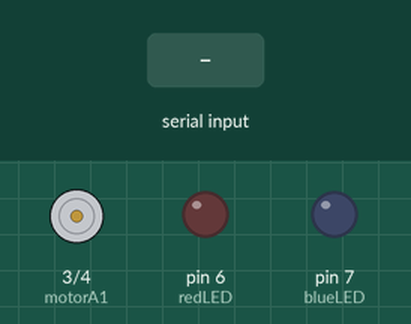
Recording of a sketch running on a simulated Arduino Uno, built with avr-gcc and run on an emulated ATmega328P. On the bench: motor-driver pin pairs drawn as motors (green arrow = first pin HIGH = forward, orange = second pin HIGH = backward, longer = more drive, scaled by the enable pin), output pins drawn as LEDs (lit = HIGH). The inputs (shaded band) are chosen by the test bench.

Above: at 1.2 s.
1.3 s: "90,45\n" received over the second serial link
3.8 s: "30,150\n" received over the second serial link
6.3 s: "F90\n" received over the second serial link
At 8.0 s:
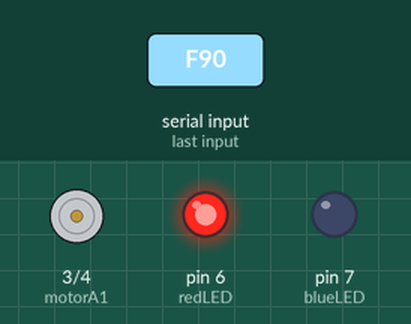
8.7 s: "F,45\n" received over the second serial link
At 9.1 s:
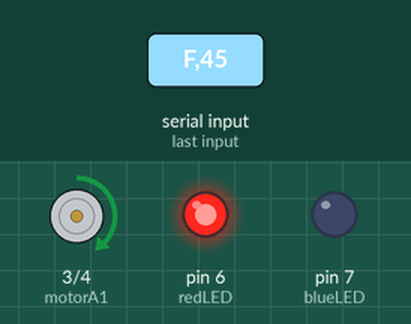
11.1 s: "B90\n" received over the second serial link
At 12.8 s:
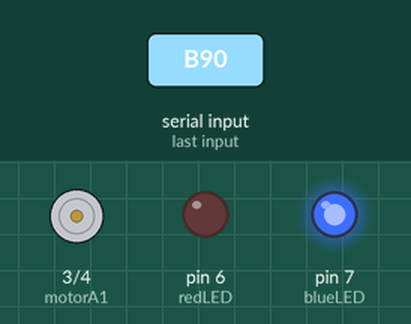
13.5 s: "B,45\n" received over the second serial link
At 13.9 s:
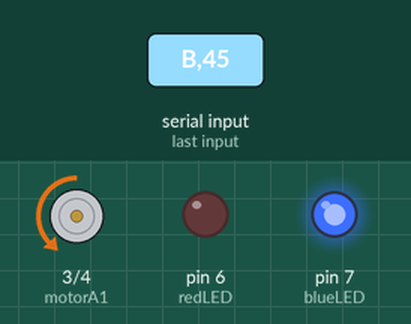
Timing chart, 0 to 16.5 s (numbered marks = the images above; inputs shaded):
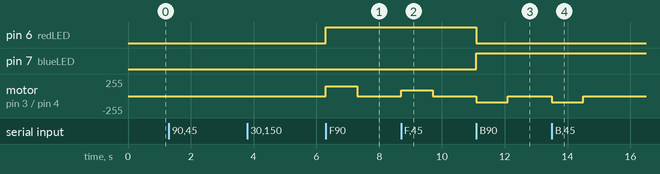

The sketch:

code.ino
```cpp
#include <SoftwareSerial.h>

// HC-06 Bluetooth modul
SoftwareSerial BTSerial(10, 11); // RX, TX

// L298N motorvezérlő pinjei
const int motorA1 = 3;
const int motorA2 = 4;
const int enableA = 5;

// LED pinjei
const int redLED = 6;
const int blueLED = 7;

void setup() {
  // Pin módok beállítása
  pinMode(motorA1, OUTPUT);
  pinMode(motorA2, OUTPUT);
  pinMode(enableA, OUTPUT);
  pinMode(redLED, OUTPUT);
  pinMode(blueLED, OUTPUT);

  // Bluetooth kommunikáció kezdete
  BTSerial.begin(9600);
}

void loop() {
  if (BTSerial.available()) {
    char command = BTSerial.read();
    if (command == 'S') {
      stopMotor();
    } else {
      int speed = BTSerial.parseInt();
      controlMotor(command, speed);
    }
  }
}

void controlMotor(char command, int speed) {
  analogWrite(enableA, speed);
  if (command == 'F') {
    // Előre
    digitalWrite(motorA1, HIGH);
    digitalWrite(motorA2, LOW);
    digitalWrite(redLED, HIGH);
    digitalWrite(blueLED, LOW);
  } else if (command == 'B') {
    // Hátra
    digitalWrite(motorA1, LOW);
    digitalWrite(motorA2, HIGH);
    digitalWrite(redLED, LOW);
    digitalWrite(blueLED, HIGH);
  }
}

void stopMotor() {
  analogWrite(enableA, 0);
  digitalWrite(motorA1, LOW);
  digitalWrite(motorA2, LOW);
  digitalWrite(redLED, LOW);
  digitalWrite(blueLED, LOW);
}
```

Measured:
- after the input at 6.3 s, pin 6 (redLED): LOW → HIGH at once; motor on pin 3 (motorA1) / pin 4 (motorA2): stopped → forward 150/255 at once, → stopped 1.0 s later
- after the input at 8.7 s, motor on pin 3 (motorA1) / pin 4 (motorA2): stopped → forward 90/255 at once, → stopped 1.0 s later
- after the input at 11.1 s, pin 6 (redLED): HIGH → LOW at once; pin 7 (blueLED): LOW → HIGH at once; motor on pin 3 (motorA1) / pin 4 (motorA2): stopped → backward 90/255 at once, → stopped 1.0 s later
- after the input at 13.5 s, motor on pin 3 (motorA1) / pin 4 (motorA2): stopped → backward 90/255 at once, → stopped 1.0 s later
